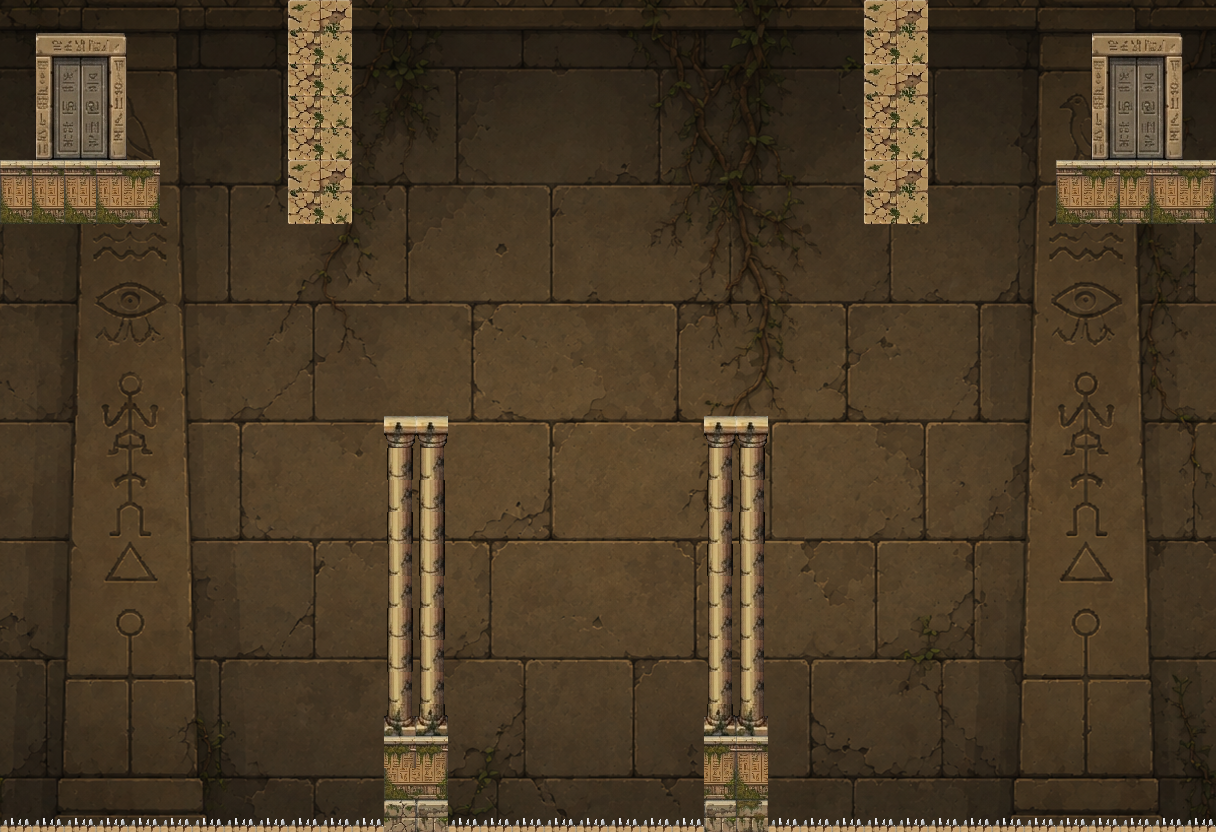

This game map was drawn from its Tiled (.tmx) file and the tilesets committed beside it. A one-line description and the trimmed map source follow:
An orthogonal 38x26 tile map with 32x32 px tiles, 2 tile layers (Livello tile 1, Livello tile 2), 4 tilesets and 11 objects (6x solid, 3x kill, start, finish).

<map version="1.10" tiledversion="1.11.2" orientation="orthogonal" renderorder="right-down" width="38" height="26" tilewidth="32" tileheight="32" infinite="0" nextlayerid="4" nextobjectid="17">
 <properties>
  <property name="dimensionePersonaggio" type="float" value="57.6" />
  <property name="uscita" value="tocco" />
  <property name="titolo" value="Le gallerie" />
 </properties>
 <tileset firstgid="1" source="SfondoPresente_v2.tsx" />
 <tileset firstgid="1537" source="GrigliaPresente.tsx" />
 <tileset firstgid="1693" source="Griglia.tsx" />
 <tileset firstgid="1933" source="Sfondo2.tsx" />
 <layer id="1" name="Livello tile 1" width="38" height="26">
  <data>[988 cells, 988 non-empty, 988 distinct tile ids]</data>
 </layer>
 <objectgroup id="3" name="Livello di oggetti 1">
  <object id="1" name="solid" x="704" y="416" width="64" height="416" />
  <object id="2" name="solid" x="384" y="416" width="64" height="416" />
  <object id="3" name="solid" x="288" y="0" width="64" height="224" />
  <object id="6" name="solid" x="864" y="0" width="64" height="224" />
  <object id="7" name="solid" x="1056" y="160" width="160" height="64" />
  <object id="8" name="solid" x="0" y="160" width="160" height="64" />
  <object id="9" name="start" x="1088" y="32" width="96" height="128" />
  <object id="10" name="finish" x="32" y="32" width="96" height="128" />
  <object id="11" name="kill" x="0" y="817" width="384" height="15" />
  <object id="12" name="kill" x="448" y="817" width="256" height="15" />
  <object id="14" name="kill" x="768" y="818" width="448" height="14" />
 </objectgroup>
 <layer id="2" name="Livello tile 2" width="38" height="26">
  <data>[988 cells, 158 non-empty, 29 distinct tile ids]</data>
 </layer>
</map>
